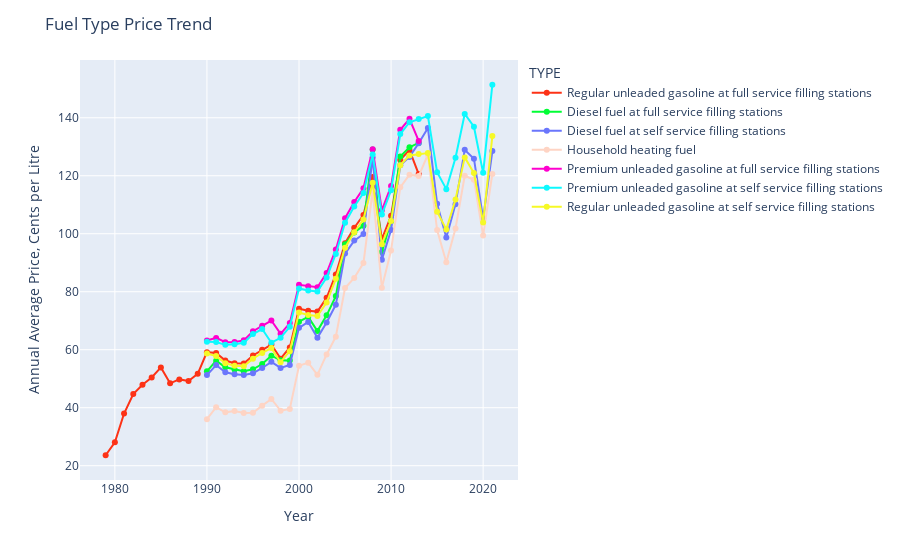

The notebook cell this image was saved under:
### Markdown cell above
In the cell below, use *plotly.express* or other libraries, to plot the annual average gasoline price, per year, per gasoline type.

### Code cell
type_gas = data.groupby(['Year', 'TYPE'])['VALUE'].mean().reset_index(name ='Type').round(2)
fig = px.line(type_gas,
                   x='Year', y = "Type", 
                   color = "TYPE", color_discrete_sequence=px.colors.qualitative.Light24)
fig.update_traces(mode='markers+lines')
fig.update_layout(
    title="Fuel Type Price Trend",
    xaxis_title="Year",
    yaxis_title="Annual Average Price, Cents per Litre")
fig.show()

### Figure 1 — Plotly figure (JSON) as saved in the notebook; plotly's stock layout.template omitted (floating-point values rounded to 4 significant figures)
{"data": [{"hovertemplate": "TYPE=Regular unleaded gasoline at full service filling stations<br>Year=%{x}<br>Type=%{y}<extra></extra>", "legendgroup": "Regular unleaded gasoline at full service filling stations", "line": {"color": "#FD3216", "dash": "solid"}, "marker": {"symbol": "circle"}, "mode": "markers+lines", "name": "Regular unleaded gasoline at full service filling stations", "orientation": "v", "showlegend": true, "type": "scatter", "x": [1979, 1980, 1981, 1982, 1983, 1984, 1985, 1986, 1987, 1988, 1989, 1990, 1991, 1992, 1993, 1994, 1995, 1996, 1997, 1998, 1999, 2000, 2001, 2002, 2003, 2004, 2005, 2006, 2007, 2008, 2009, 2010, 2011, 2012, 2013], "xaxis": "x", "y": [23.6, 28.07, 38, 44.7, 47.9, 50.44, 53.9, 48.41, 49.76, 49.22, 51.7, 59.15, 58.89, 56.26, 55.36, 55.26, 58.02, 59.97, 61.78, 56.91, 60.77, 74.12, 73.44, 73.14, 77.88, 85.98, 96.74, 102.0, 106.5, 119.5, 98.15, 106.2, 125.5, 128.8, 120.6], "yaxis": "y"}, {"hovertemplate": "TYPE=Diesel fuel at full service filling stations<br>Year=%{x}<br>Type=%{y}<extra></extra>", "legendgroup": "Diesel fuel at full service filling stations", "line": {"color": "#00FE35", "dash": "solid"}, "marker": {"symbol": "circle"}, "mode": "markers+lines", "name": "Diesel fuel at full service filling stations", "orientation": "v", "showlegend": true, "type": "scatter", "x": [1990, 1991, 1992, 1993, 1994, 1995, 1996, 1997, 1998, 1999, 2000, 2001, 2002, 2003, 2004, 2005, 2006, 2007, 2008, 2009, 2010, 2011, 2012, 2013], "xaxis": "x", "y": [52.53, 56.22, 53.96, 53.19, 52.59, 53.26, 55.06, 57.95, 56.35, 56.24, 69.67, 71.31, 66.42, 71.85, 78.48, 96.39, 100.5, 102.8, 129.1, 93.7, 104.3, 126.7, 129.8, 131.3], "yaxis": "y"}, {"hovertemplate": "TYPE=Diesel fuel at self service filling stations<br>Year=%{x}<br>Type=%{y}<extra></extra>", "legendgroup": "Diesel fuel at self service filling stations", "line": {"color": "#6A76FC", "dash": "solid"}, "marker": {"symbol": "circle"}, "mode": "markers+lines", "name": "Diesel fuel at self service filling stations", "orientation": "v", "showlegend": true, "type": "scatter", "x": [1990, 1991, 1992, 1993, 1994, 1995, 1996, 1997, 1998, 1999, 2000, 2001, 2002, 2003, 2004, 2005, 2006, 2007, 2008, 2009, 2010, 2011, 2012, 2013, 2014, 2015, 2016, 2017, 2018, 2019, 2020, 2021], "xaxis": "x", "y": [51.24, 54.71, 52.24, 51.52, 51.28, 51.89, 53.69, 55.81, 53.73, 54.74, 67.54, 69.59, 64.12, 69.39, 75.54, 93.15, 97.63, 99.9, 126.3, 91.04, 101.3, 123.6, 126.5, 131.2, 136.5, 110.4, 98.7, 110.2, 128.9, 125.9, 105.2, 128.5], "yaxis": "y"}, {"hovertemplate": "TYPE=Household heating fuel<br>Year=%{x}<br>Type=%{y}<extra></extra>", "legendgroup": "Household heating fuel", "line": {"color": "#FED4C4", "dash": "solid"}, "marker": {"symbol": "circle"}, "mode": "markers+lines", "name": "Household heating fuel", "orientation": "v", "showlegend": true, "type": "scatter", "x": [1990, 1991, 1992, 1993, 1994, 1995, 1996, 1997, 1998, 1999, 2000, 2001, 2002, 2003, 2004, 2005, 2006, 2007, 2008, 2009, 2010, 2011, 2012, 2013, 2014, 2015, 2016, 2017, 2018, 2019, 2020, 2021], "xaxis": "x", "y": [36.05, 40.18, 38.4, 38.86, 38.21, 38.27, 40.7, 43, 38.97, 39.55, 54.47, 55.53, 51.34, 58.36, 64.47, 81.27, 84.76, 89.89, 114.8, 81.38, 94.24, 116.0, 120.4, 119.9, 127.3, 101.2, 90.13, 101.8, 120.0, 118.6, 99.35, 120.6], "yaxis": "y"}, {"hovertemplate": "TYPE=Premium unleaded gasoline at full service filling stations<br>Year=%{x}<br>Type=%{y}<extra></extra>", "legendgroup": "Premium unleaded gasoline at full service filling stations", "line": {"color": "#FE00CE", "dash": "solid"}, "marker": {"symbol": "circle"}, "mode": "markers+lines", "name": "Premium unleaded gasoline at full service filling stations", "orientation": "v", "showlegend": true, "type": "scatter", "x": [1990, 1991, 1992, 1993, 1994, 1995, 1996, 1997, 1998, 1999, 2000, 2001, 2002, 2003, 2004, 2005, 2006, 2007, 2008, 2009, 2010, 2011, 2012, 2013], "xaxis": "x", "y": [63.18, 64.08, 62.6, 62.66, 63.22, 66.38, 68.25, 70.07, 65.48, 69.19, 82.39, 81.91, 81.55, 86.45, 94.57, 105.4, 111.0, 115.7, 129.2, 108.1, 116.4, 135.8, 139.6, 132.0], "yaxis": "y"}, {"hovertemplate": "TYPE=Premium unleaded gasoline at self service filling stations<br>Year=%{x}<br>Type=%{y}<extra></extra>", "legendgroup": "Premium unleaded gasoline at self service filling stations", "line": {"color": "#0DF9FF", "dash": "solid"}, "marker": {"symbol": "circle"}, "mode": "markers+lines", "name": "Premium unleaded gasoline at self service filling stations", "orientation": "v", "showlegend": true, "type": "scatter", "x": [1990, 1991, 1992, 1993, 1994, 1995, 1996, 1997, 1998, 1999, 2000, 2001, 2002, 2003, 2004, 2005, 2006, 2007, 2008, 2009, 2010, 2011, 2012, 2013, 2014, 2015, 2016, 2017, 2018, 2019, 2020, 2021], "xaxis": "x", "y": [62.73, 62.62, 61.68, 61.86, 62.37, 65.4, 67.13, 62.42, 64.12, 67.9, 81.14, 80.43, 80.07, 84.9, 93.04, 103.8, 109.4, 114.0, 127.3, 106.6, 115, 134.4, 138.4, 139.5, 140.6, 121.2, 115.4, 126.2, 141.3, 136.9, 121.0, 151.4], "yaxis": "y"}, {"hovertemplate": "TYPE=Regular unleaded gasoline at self service filling stations<br>Year=%{x}<br>Type=%{y}<extra></extra>", "legendgroup": "Regular unleaded gasoline at self service filling stations", "line": {"color": "#F6F926", "dash": "solid"}, "marker": {"symbol": "circle"}, "mode": "markers+lines", "name": "Regular unleaded gasoline at self service filling stations", "orientation": "v", "showlegend": true, "type": "scatter", "x": [1990, 1991, 1992, 1993, 1994, 1995, 1996, 1997, 1998, 1999, 2000, 2001, 2002, 2003, 2004, 2005, 2006, 2007, 2008, 2009, 2010, 2011, 2012, 2013, 2014, 2015, 2016, 2017, 2018, 2019, 2020, 2021], "xaxis": "x", "y": [58.7, 57.8, 55.35, 54.49, 54.27, 56.92, 58.87, 60.55, 55.7, 59.51, 72.83, 72, 71.62, 76.27, 84.45, 95.2, 100.5, 104.9, 117.6, 96.41, 104.4, 123.6, 127.0, 127.5, 127.8, 107.6, 101.5, 111.8, 126.3, 120.9, 103.8, 133.7], "yaxis": "y"}], "layout": {"autosize": true, "legend": {"title": {"text": "TYPE"}, "tracegroupgap": 0}, "margin": {"t": 60}, "title": {"text": "Fuel Type Price Trend"}, "xaxis": {"anchor": "y", "autorange": true, "domain": [0, 1], "range": [1976.0, 2024.0], "title": {"text": "Year"}, "type": "linear"}, "yaxis": {"anchor": "x", "autorange": true, "domain": [0, 1], "range": [14.54, 160.4], "title": {"text": "Annual Average Price, Cents per Litre"}, "type": "linear"}}}
